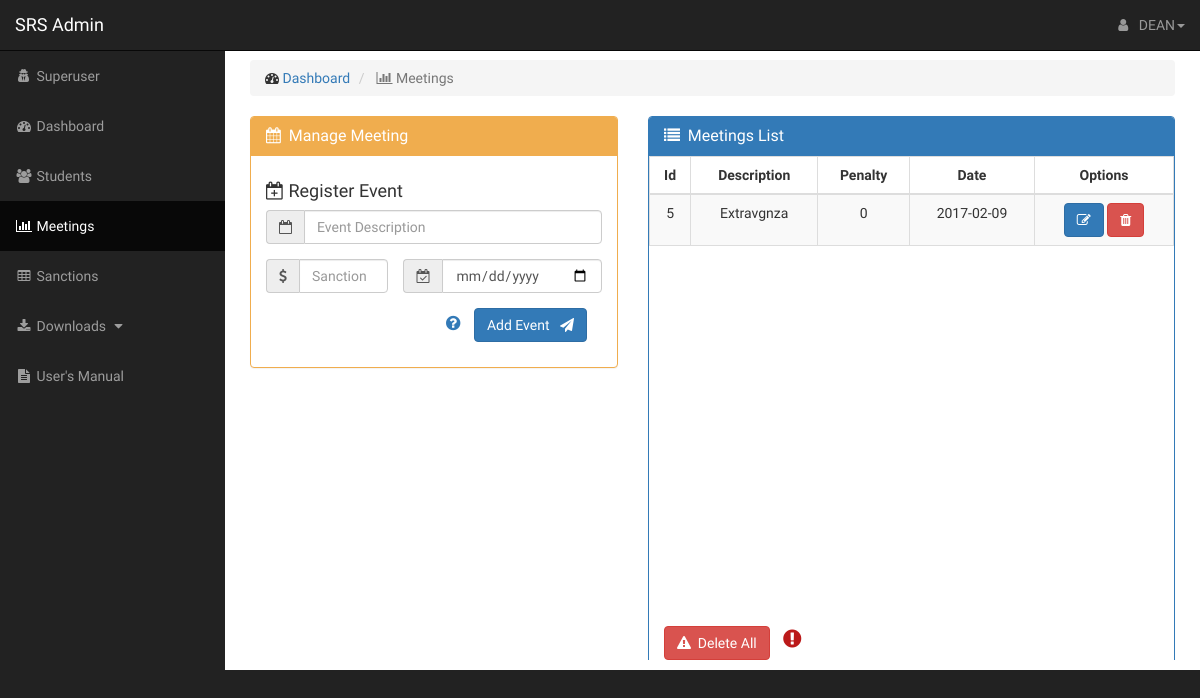
Page /pages/meetings.php (signed in) on the committed database.
### tables this page shows
CREATE TABLE `meeting` (
  `m_id` int(11) NOT NULL,
  `description` varchar(50) NOT NULL,
  `penalty` int(3) NOT NULL,
  `m_date` date NOT NULL
);

### process/functions.php (called while the page is built, shortened)
<?php
 function connect(){
   try {
     $db = new PDO("mysql:host=localhost;dbname=srs","root","", array(
    		PDO::MYSQL_ATTR_INIT_COMMAND => "SET NAMES UTF8",
    		PDO::MYSQL_ATTR_USE_BUFFERED_QUERY => TRUE,
    		PDO::MYSQL_ATTR_LOCAL_INFILE => TRUE,
    		PDO::MYSQL_ATTR_USE_BUFFERED_QUERY));
    	return $db;
   } catch (Exception $e) {
     header('Location: process/installdb.php');
   }
 }
function getmeet(){
	$db = connect();
	$sth = $db->prepare("SELECT * From meeting");
	$sth->execute();
	$results = $sth->fetchAll(PDO::FETCH_OBJ);
	return $results;
}
function getdescription(){
	$db = connect();
	$sth = $db->prepare("SELECT DISTINCT description From meeting");
	$sth->execute();
	$results = $sth->fetchAll(PDO::FETCH_OBJ);
	return $results;
}

### pages/meetings.php (the view, shortened to what this page needs)
<?php
include "../process/functions.php";
$super = "";
if($_SESSION['priv'] == "DEAN"){
	$super = '<li id="superuser">
							<a href="superuser.php"><i class="fa fa-fw fa-user-secret"></i> Superuser</a>
						</li>';
}
$results = getdescription();
$arraycount = count($results);
if($arraycount > 7){
	$dis = "disabled";
}
else{
	$dis = "none";
}
 ?>
<!DOCTYPE html>
<html lang="en">
<head>
    <link href="../css/bootstrap.min.css" rel="stylesheet">
    <link href="../css/sb-admin.css" rel="stylesheet">
    <link href="../icons/css/font-awesome.min.css" rel="stylesheet" type="text/css">
		<link rel="stylesheet" href="https://maxcdn.bootstrapcdn.com/font-awesome/4.7.0/css/font-awesome.min.css">
</head>
<body>
    <div id="wrapper">
        <nav class="navbar navbar-inverse navbar-fixed-top" role="navigation">
            <div class="navbar-header">
                <a class="navbar-brand" href="index.php">SRS Admin</a>
            </div>
            <ul class="nav navbar-right top-nav">
                <li class="dropdown">
                    <a href="#" class="dropdown-toggle" data-toggle="dropdown"><i class="fa fa-user"></i>
                      </i> &nbsp <?php echo $_SESSION['priv']; ?><b class="caret"></b></a>
                </li>
            </ul>
            <div class="collapse navbar-collapse navbar-ex1-collapse">
                <ul class="nav navbar-nav side-nav">
										<?php echo $super; ?>
                    <li>
                        <a href="index.php"><i class="fa fa-fw fa-dashboard"></i> Dashboard</a>
                    </li>
                    <li>
                        <a href="students.php"><i class="fa fa-fw fa-group"></i> Students</a>
                    </li>
                    <li  class="active">
                        <a href="#"><i class="fa fa-fw fa-bar-chart-o"></i> Meetings</a>
                    </li>
                    <li>
                        <a href="sanctions.php"><i class="fa fa-fw fa-table"></i> Sanctions</a>
                    </li>
                    <li>
                        <a href="javascript:;" data-toggle="collapse" data-target="#demo"><i class="fa fa-fw fa-download"></i> Downloads <i class="fa fa-fw fa-caret-down"></i></a>
                    </li>
										<li>
                        <a href="help.php"><i class="fa fa-fw fa-file-text"></i> User's Manual </a>
                    </li>
                </ul>
            </div>
        </nav>
        <div id="page-wrapper">
            <div class="container-fluid" style="height: 600px !important; overflow: auto;">
                <div class="row">
                    <div class="col-lg-12">
                        <ol class="breadcrumb">
                            <li>
                                <i class="fa fa-dashboard"></i>  <a href="index.php">Dashboard</a>
                            </li>
                            <li class="active">
                                <i class="fa fa-bar-chart-o"></i> Meetings
                            </li>
                        </ol>
                    </div>
                </div>
								<div class="row">
                    <div class="col-lg-5">
                        <div class="panel panel-yellow">
                            <div class="panel-heading">
                                <h3 class="panel-title"><i class="fa fa-calendar">
																</i>&nbsp Manage Meeting</h3>
                            </div>
                            <div class="panel-body">
                                <div class="row">
																	<div class="col-md-12">
																		<form class="" method="POST" action="../process/registerprocess.php">
																			<h4><i class="fa fa-calendar-plus-o"></i> Register Event</h4>
																			<div class="form-group input-group" id="event">
																				<span class="input-group-addon"><i class="fa fa-calendar-o"></i></span>
																				<input type="text" name="desc" placeholder="Event Description" required maxlength="50"
																				id="eventname" title="Format: aA" class="form-control">
																			</div>
																			<div class="row">
																				<div class="col-md-5">
																					<div class="form-group input-group" id="penalty">
																						<span class="input-group-addon"><i class="fa fa-dollar"></i></span>
																						<input type="text" name="penalty" placeholder="Sanction" required maxlength="3"
																						id="penaltyfield" title="Numbers only" class="form-control">
																					</div>
																				</div>
																				<div class="col-md-7" style="padding-left: 0px;">
																					<div class="form-group input-group" id="eventdate">
																						<span class="input-group-addon"><i class="fa fa-calendar-check-o"></i></span>
																						<input type="date" name="dato"  required="required" class="form-control"
																						maxlength="11" placeholder="yyyy-dd-mm" id="dateevent">
																					</div>
																				</div>
																			</div>
																				<div class="col-md-12 text-right" style="margin-bottom: 10px;">
																					<a class="danger" data-toggle="tooltip" data-placement="left"
																					title="You might need to focusout from the input field to enable submit the button. Try clicking here!">
																					<i class="fa fa-question-circle primary"	style="font-size: 1.2em; margin-right: 10px;"></i></a>
																					<button id="eventsubmit" class="btn btn-primary" type="submit" name="addmeeting"
																					<?php echo $dis;?>>	Add Event &nbsp  <i class="fa fa-send"></i></button>
																				</div>
																			</form>
																	</div>
                                </div>
                            </div>
                        </div>
                    </div>
										<div class="col-lg-7">
                        <div class="panel panel-primary">
                            <div class="panel-heading">
                                <h3 class="panel-title"><i class="fa fa-list"></i>&nbsp Meetings List</h3>
                            </div>
                            <div class="panel-body" style="padding-top: 0px;">
															<div class="row" style="overflow: auto; height: 470px;">
																<div class="flot-chart">
																	<table class="table table-bordered table-hover table-striped">
																		<thead>
																			<tr>
																				<th class="text-center">Id</th>
																				<th class="text-center">Description</th>
																				<th class="text-center">Penalty</th>
																				<th class="text-center">Date</th>
																				<th class="text-center">Options</th>
																			</tr>
																		</thead>
																		<tbody id="meetings-table">
																			<?php foreach(getmeet() as $g): ?>
																			<tr class="text-center">
																				<td><?php echo  $g->m_id; ?></td>
																				<td><?php echo  $g->description; ?></td>
																				<td><?php echo  $g->penalty; ?></td>
																				<td class="text-center"><?php echo  $g->m_date; ?></td>
																				<td class="text-center"><a data-toggle="modal" data-id="<?php echo $g->m_id;?>" title="Add this item"
																					class="editMeeting btn btn-primary" data-target="#edit-meeting">
																				<i class="fa fa-edit"></i></a>
																				<a class="deleteMeeting btn btn-danger" data-id="<?php echo $g->m_id?>">
																				<i class="fa fa-trash"></i></a></td>
																			</tr>
																		<?php endforeach; ?>
																		</tbody>
																	</table>
                                </div>
															</div>
																<div class="row">
																	<div class="col-md-12">
																		<a href="../process/deletemeetings.php?action=deleteall"
																		onclick="return confirm('Are you sure?')"
																		class="btn btn-danger" type="button" data-toggle="tooltip"
																		title="Proceed with caution!" name="button">
																		<i class="fa fa-warning"></i>&nbsp Delete All</a>
																		<a class="danger" data-toggle="tooltip" data-placement="right"
																		title="Warning! This will delete everything in the list">
																		<i class="fa fa-exclamation-circle"
																		style="font-size: 1.5em; color: #BB1A1A; margin-left: 10px;"></i></a>
																	</div>
																</div>
                            </div>
                        </div>
                    </div>
                </div>
            </div>
        </div>
    </div>
</body>
</html>

### css/sb-admin.css (style rules this page uses)
body { font-family: 'Play', arial; margin-top: 100px; background-color: #222; }
@media (min-width:768px) { body { margin-top: 50px; } }
#wrapper { padding-left: 0; }
#page-wrapper { width: 100%; padding: 0; background-color: #fff; }
@media (min-width:768px) { #wrapper { padding-left: 225px; } }
@media (min-width:768px) { #page-wrapper { padding: 10px; } }
.top-nav { padding: 0 15px; }
.top-nav>li { display: inline-block; float: left; }
.top-nav>li>a { padding-top: 15px; padding-bottom: 15px; line-height: 20px; color: #999; }
@media (min-width:768px) { .side-nav { position: fixed; top: 51px; left: 225px; width: 225px; margin-left: -225px; border: none; border-radius: 0; overflow-y: auto; background-color: #222; bottom: 0; overflow-x: hidden; padding-bottom: 40px; } }
@media (min-width:768px) { .side-nav>li>a { width: 225px; } }
.flot-chart { display: block; height: 400px; }
.panel-yellow { border-color: #f0ad4e; }
.panel-yellow > .panel-heading { border-color: #f0ad4e; color: #fff; background-color: #f0ad4e; }

### rows in the picture
meeting: m_id "5", description "Extravgnza", penalty "0", m_date "2017-02-09"

### other values in the picture
$_SESSION['priv'] "DEAN"
